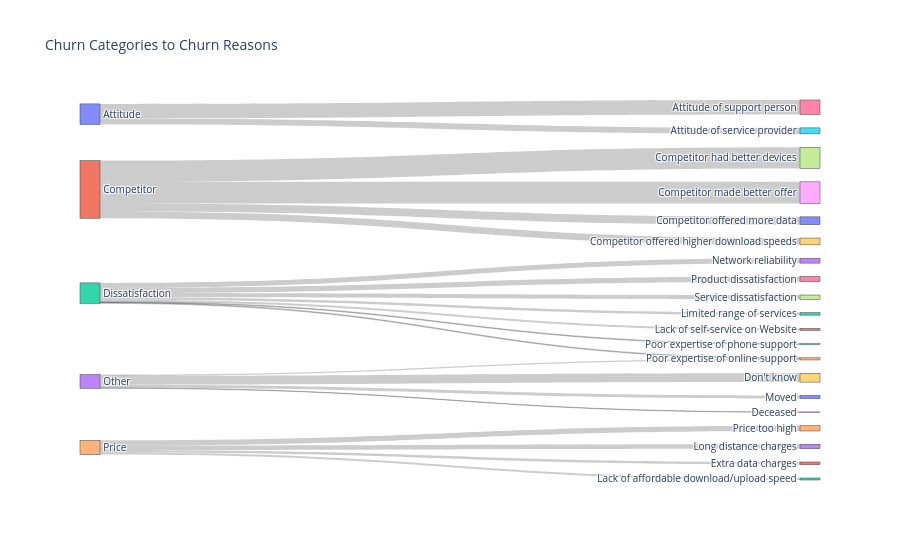

Notebook source saved alongside this figure:
### Code cell
import plotly.graph_objects as go

fig = go.Figure(
    go.Sankey(
        node=dict(
            label=all_nodes
        ),
        link=dict(
            source=flows['ChurnCategory'].map(node_dict),
            target=flows['ChurnReason'].map(node_dict),
            value=flows['count']
        )
    )
)

fig.update_layout(
    title_text="Churn Categories to Churn Reasons",
    font_size=10
)

fig.show()

### Figure 1 — Plotly figure (JSON) as saved in the notebook; plotly's stock layout.template omitted (floating-point values rounded to 4 significant figures)
{"data": [{"link": {"source": [0, 0, 1, 1, 1, 1, 2, 2, 2, 2, 2, 2, 2, 3, 3, 3, 3, 4, 4, 4, 4], "target": [5, 6, 7, 8, 9, 10, 11, 12, 13, 14, 15, 16, 17, 18, 19, 20, 14, 21, 22, 23, 24], "value": [84, 203, 297, 303, 95, 110, 26, 35, 69, 12, 11, 73, 60, 6, 123, 44, 18, 37, 28, 61, 74]}, "node": {"label": ["Attitude", "Competitor", "Dissatisfaction", "Other", "Price", "Attitude of service provider", "Attitude of support person", "Competitor had better devices", "Competitor made better offer", "Competitor offered higher download speeds", "Competitor offered more data", "Lack of self-service on Website", "Limited range of services", "Network reliability", "Poor expertise of online support", "Poor expertise of phone support", "Product dissatisfaction", "Service dissatisfaction", "Deceased", "Don't know", "Moved", "Extra data charges", "Lack of affordable download/upload speed", "Long distance charges", "Price too high"]}, "type": "sankey"}], "layout": {"font": {"size": 10}, "title": {"text": "Churn Categories to Churn Reasons"}}}
